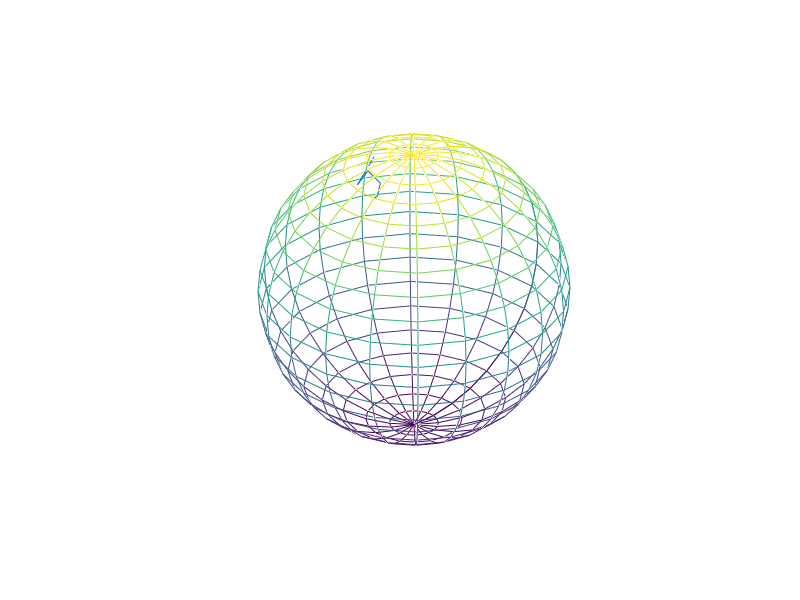

Reproduce this figure in MATLAB. (Note: this script raises an error after producing the figure.)
[x, y, z] = sphere;
ballH = mesh(x, y, z);
set(ballH, 'facecolor', 'none');
axis square; axis off;

data_n = 6;

center1 = [-0.3 0 1]; center1 = center1/norm(center1);
cluster1 = ones(data_n, 1)*center1 + (rand(data_n, 3)-0.5)/2;
leng = sum(cluster1'.^2).^0.5;
cluster1 = diag(1./leng)*cluster1;
cluster1H = line(cluster1(:,1), cluster1(:,2), cluster1(:,3));
set(cluster1H, 'linestyle', '.', 'markersize', 20);

center2 = [-1 0 0]; center2 = center2/norm(center2);
cluster2 = ones(data_n, 1)*center2 + (rand(data_n, 3)-0.5)/2;
leng = sum(cluster2'.^2).^0.5;
cluster2 = diag(1./leng)*cluster2;
cluster2H = line(cluster2(:,1), cluster2(:,2), cluster2(:,3));
set(cluster2H, 'linestyle', '.', 'markersize', 20);

center3 = [-0.1 -0.5 -0.2]; center3 = center3/norm(center3);
cluster3 = ones(data_n, 1)*center3 + (rand(data_n, 3)-0.5)/2;
leng = sum(cluster3'.^2).^0.5;
cluster3 = diag(1./leng)*cluster3;
cluster3H = line(cluster3(:,1), cluster3(:,2), cluster3(:,3));
set(cluster3H, 'linestyle', '.', 'markersize', 20);

center4 = [0.2 -0.3 0.1]; center4 = center4/norm(center4);
cluster4 = ones(data_n, 1)*center4 + (rand(data_n, 3)-0.5)/2;
leng = sum(cluster4'.^2).^0.5;
cluster4 = diag(1./leng)*cluster4;
cluster4H = line(cluster4(:,1), cluster4(:,2), cluster4(:,3));
set(cluster4H, 'linestyle', '.', 'markersize', 20);

line1H=line([0 center1(1)],[0 center1(2)],[0 center1(3)],'linewidth',2);
line2H=line([0 center2(1)],[0 center2(2)],[0 center2(3)],'linewidth',2);
line3H=line([0 center3(1)],[0 center3(2)],[0 center3(3)],'linewidth',2);
line4H=line([0 center4(1)],[0 center4(2)],[0 center4(3)],'linewidth',2);
w1H = line(center1(1), center1(2), center1(3), ...
	'linestyle','x', 'markersize',10, 'linewidth',2, 'color','c');
w2H = line(center2(1), center2(2), center2(3), ...
	'linestyle','x', 'markersize',10, 'linewidth',2, 'color','c');
w3H = line(center3(1), center3(2), center3(3), ...
	'linestyle','x', 'markersize',10, 'linewidth',2, 'color','c');
w4H = line(center4(1), center4(2), center4(3), ...
	'linestyle','x', 'markersize',10, 'linewidth',2, 'color','c');
